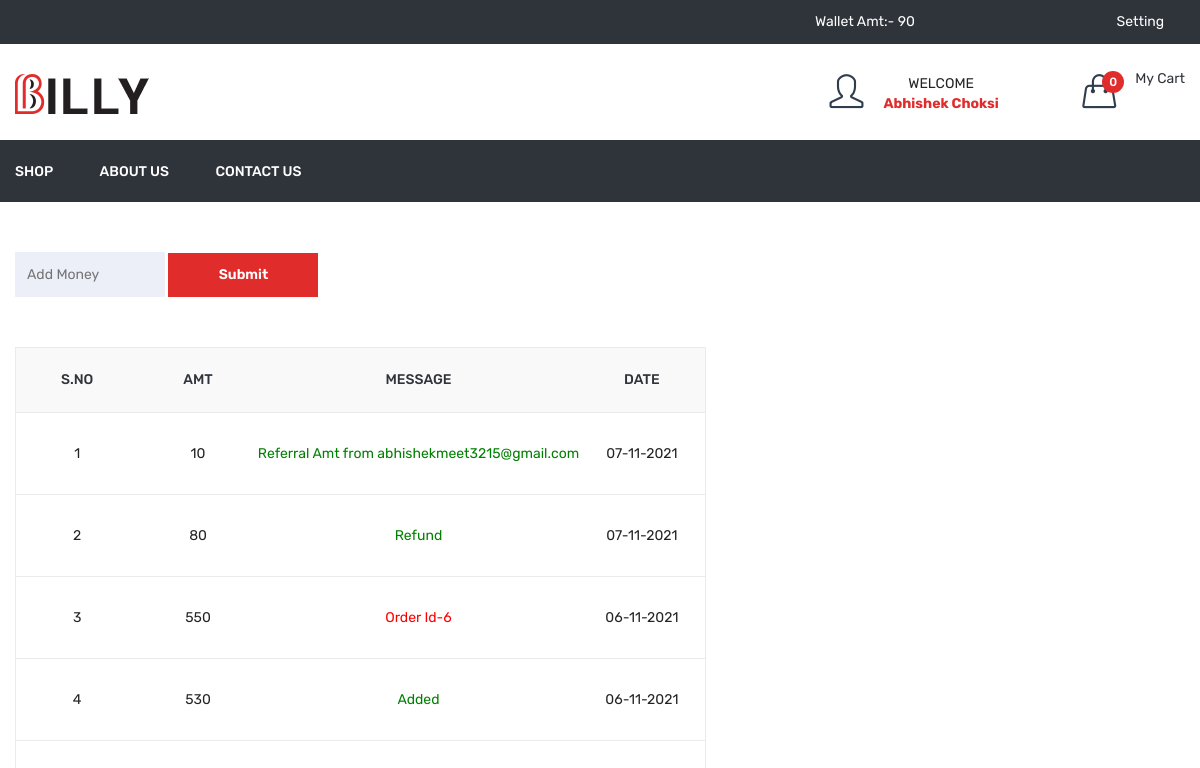
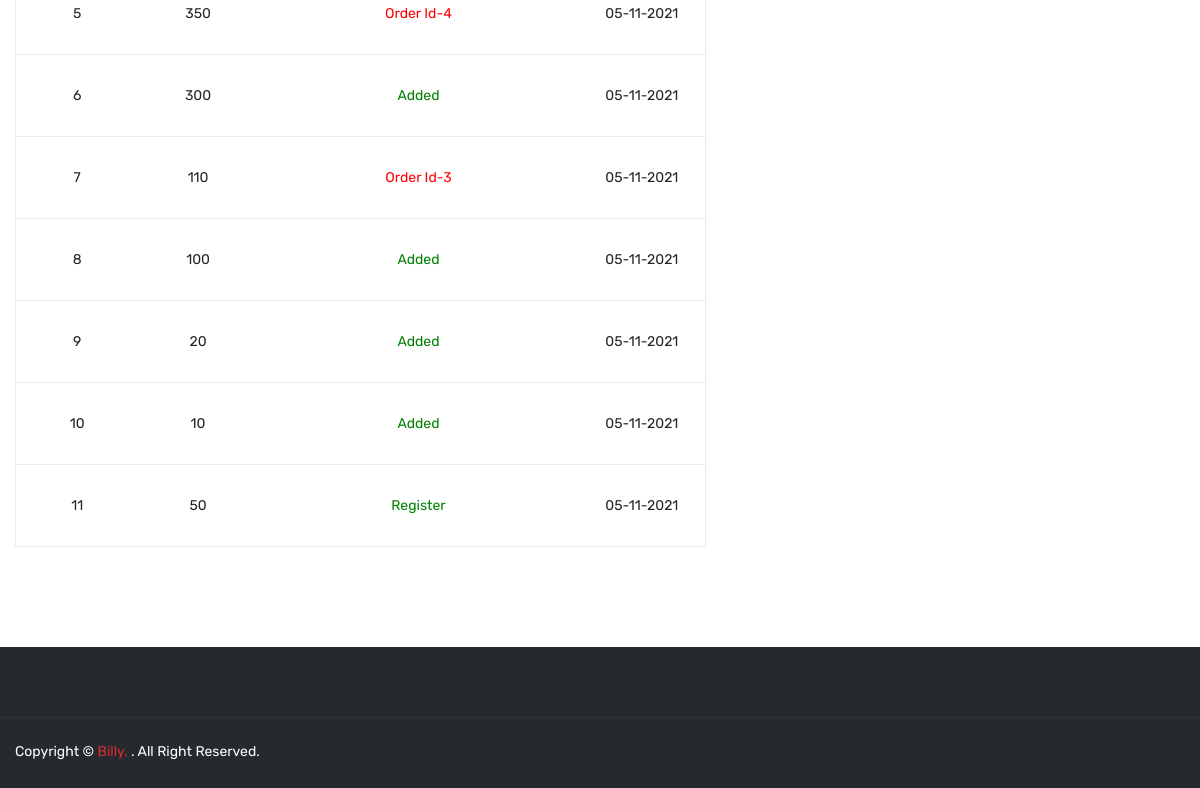
/wallet.php (signed in), run on an earlier commit of the app's database (2 pictures, top to bottom).
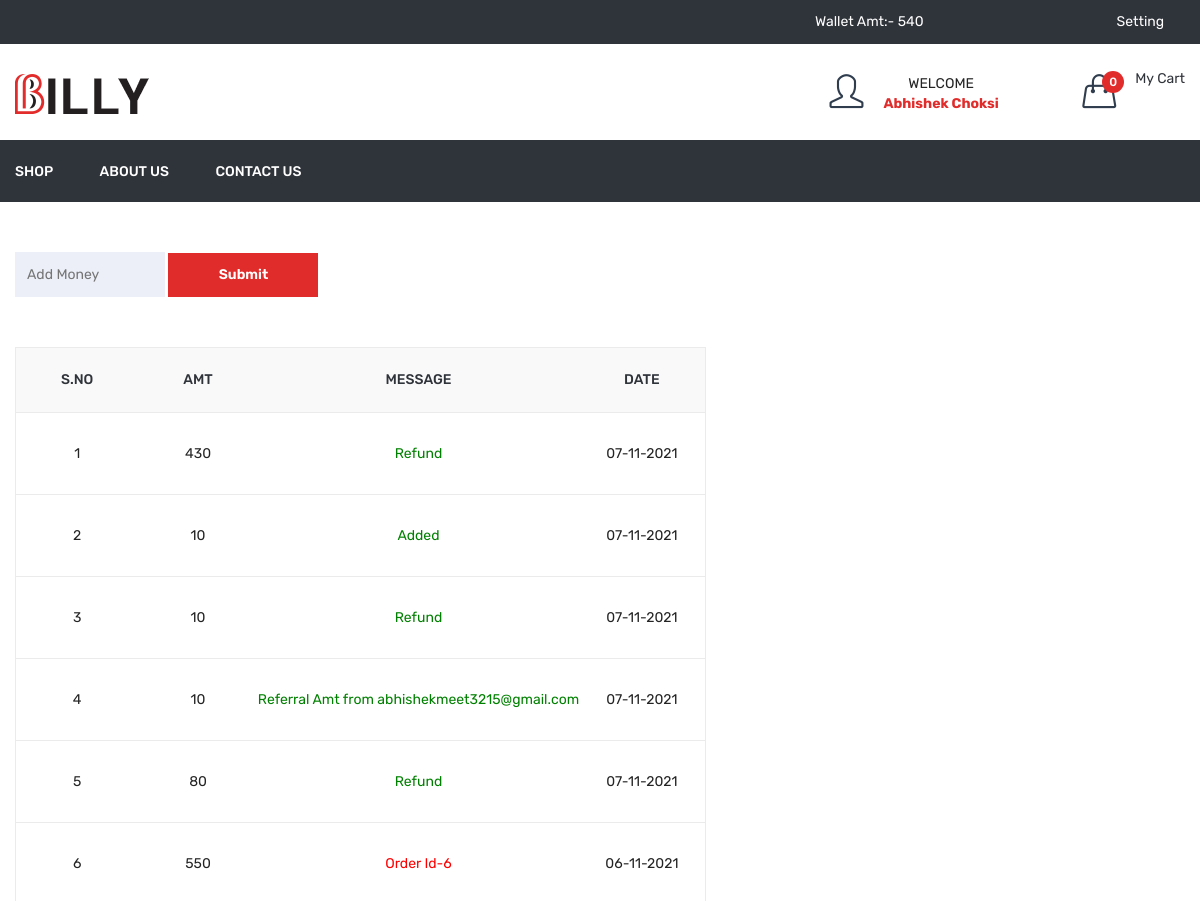
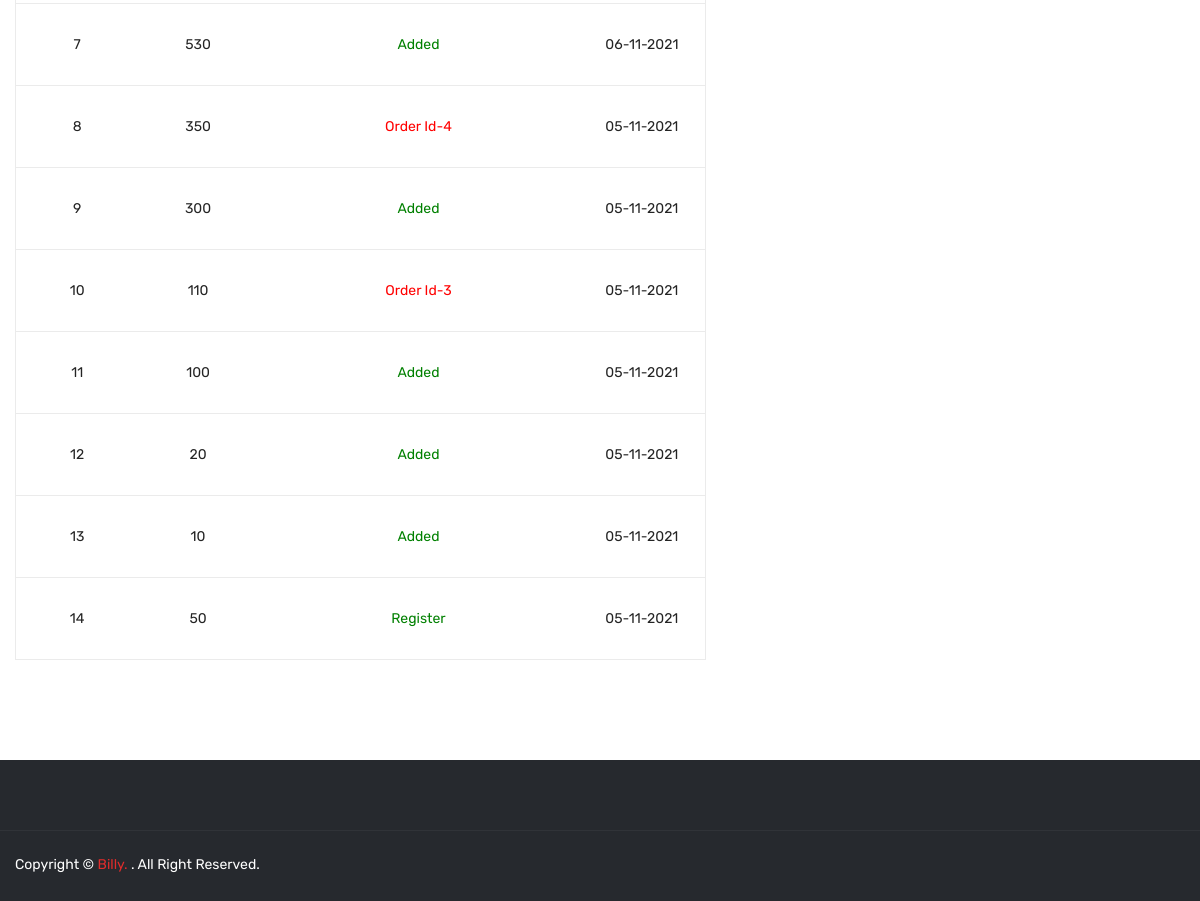
And on a later commit of the database (2 pictures, top to bottom).
### tables this page shows
CREATE TABLE IF NOT EXISTS `wallet` (
  `id` int NOT NULL AUTO_INCREMENT,
  `user_id` int NOT NULL,
  `amt` int NOT NULL,
  `msg` varchar(255) NOT NULL,
  `type` enum('in','out') NOT NULL,
  `payment_id` varchar(100) NOT NULL,
  `added_on` datetime NOT NULL,
  PRIMARY KEY (`id`)
);

### function.inc.php (called while the page is built, shortened)
<?php
function getUserCart()
{
  global $con;
  $arr = array();
  $id = $_SESSION['FOOD_USER_ID'];
  $res = mysqli_query($con, "select * from dish_cart where user_id='$id'");
  return $arr;
}
function getcartTotalPrice()
{
  $cartArr = getUserFullCart();
  $totalPrice = 0;
  return $totalPrice;
}
function getUserFullCart($attr_id = '')
{
  $cartArr = array();
  if (isset($_SESSION['FOOD_USER_ID'])) {
    $getUserCart = getUserCart();
    $cartArr = array();
  }
  if ($attr_id != '') {
    return $cartArr[$attr_id]['qty'];
  } else {
    return $cartArr;
  }
}
function getWallet($uid)
{
  global $con;
  $sql = "select * from wallet where user_id='$uid' order by id desc";
  $res = mysqli_query($con, $sql);
  $arr = array();
  while ($row = mysqli_fetch_assoc($res)) {
    $arr[] = $row;
  }
  return $arr;
}
function getWalletAmt($uid)
{
  global $con;
  $sql = "select * from wallet where user_id='$uid'";
  $res = mysqli_query($con, $sql);
  $in = 0;
  $out = 0;
  while ($row = mysqli_fetch_assoc($res)) {
    if ($row['type'] == 'in') {
      $in = $in + $row['amt'];
    }
    if ($row['type'] == 'out') {
      $out = $out + $row['amt'];
    }
  }
  return $in - $out;
}
?>

### wallet.php (the view, shortened to what this page needs)
<?php
include("header.php");
?>
<div class="cart-main-area pt-50 pb-100">
	<div class="container">
		<div class="row">
			<div class="col-lg-12 col-md-12 col-sm-12 col-12">
				<div id="add_money_box">
					<form method="post" id="frmAddMoney">
						<input type="number" placeholder="Add Money" name="amt" class="w150" required />
						<input type="submit" class="btn w150" name="add_money" />
					</form>
				</div>
				<?php
				$getWallet = getWallet($_SESSION['FOOD_USER_ID']);
				?>
				<div class="table-content table-responsive">
					<table>
						<thead>
							<tr>
								<th>S.No</th>
								<th>Amt</th>
								<th>Message</th>
								<th>Date</th>
							</tr>
						</thead>
						<tbody>
							<?php
							$kk = 1;
							foreach ($getWallet as $list) { ?>
								<tr class="wallet_loop">
									<td><?php echo $kk ?></td>
									<td><?php echo $list['amt'] ?></td>
									<td>
										<span class="<?php echo $list['type'] ?>">
											<?php echo $list['msg'] ?>
										</span>
									</td>
									<td>
										<?php
										$dateStr = strtotime($list['added_on']);
										echo date('d-m-Y', $dateStr);
										?>
									</td>
								</tr>
							<?php
								$kk++;
							} ?>
						</tbody>
					</table>
				</div>
			</div>
		</div>
	</div>
</div>
<?php
include("footer.php");
?>

### header.php (shortened to what this page needs)
<?php
include('database.inc.php');
include('function.inc.php');
$cartArr = getUserFullCart();
$totalPrice=getcartTotalPrice();
$totalCartDish = count($cartArr);
$getWalletAmt=0;
if(isset($_SESSION['FOOD_USER_ID'])){
	$getWalletAmt=getWalletAmt($_SESSION['FOOD_USER_ID']);
}
?>
<!doctype html>
<html class="no-js" lang="zxx">
<head>
    <link rel="stylesheet" href="<?php echo FRONT_SITE_PATH ?>assets/css/bootstrap.min.css">
    <link rel="stylesheet" href="<?php echo FRONT_SITE_PATH ?>assets/css/animate.css">
    <link rel="stylesheet" href="<?php echo FRONT_SITE_PATH ?>assets/css/owl.carousel.min.css">
    <link rel="stylesheet" href="<?php echo FRONT_SITE_PATH ?>assets/css/slick.css">
    <link rel="stylesheet" href="<?php echo FRONT_SITE_PATH ?>assets/css/chosen.min.css">
    <link rel="stylesheet" href="<?php echo FRONT_SITE_PATH ?>assets/css/ionicons.min.css">
    <link rel="stylesheet" href="<?php echo FRONT_SITE_PATH ?>assets/css/font-awesome.min.css">
    <link rel="stylesheet" href="<?php echo FRONT_SITE_PATH ?>assets/css/simple-line-icons.css">
    <link rel="stylesheet" href="<?php echo FRONT_SITE_PATH ?>assets/css/jquery-ui.css">
    <link rel="stylesheet" href="<?php echo FRONT_SITE_PATH ?>assets/css/meanmenu.min.css">
    <link rel="stylesheet" href="<?php echo FRONT_SITE_PATH ?>assets/css/style.css">
    <link rel="stylesheet" href="<?php echo FRONT_SITE_PATH ?>assets/css/responsive.css">
</head>
<body>
    <header class="header-area">
        <div class="header-top black-bg">
            <div class="container">
                <div class="row">
                    <div class="col-lg-8 col-md-4 col-12 col-sm-4">
                    </div>
                    <div class="col-lg-2 col-md-4 col-12 col-sm-4">
							<?php
								if(isset($_SESSION['FOOD_USER_NAME'])){
								?>
							<div id="wallet_top_box">
								<a href="<?php echo FRONT_SITE_PATH?>wallet" style="color:#fff;">
									Wallet Amt:- <?php echo $getWalletAmt?>
								</a>
							</div>
								<?php  } ?>
						</div>
                    <?php
                    if (isset($_SESSION['FOOD_USER_NAME'])) { ?>
                        <div class="col-lg-2 col-md-8 col-12 col-sm-8">
                            <div class="account-curr-lang-wrap f-right">
                                <ul>
                                    <li class="top-hover"><a href="#">Setting <i class="ion-chevron-down"></i></a>
                                    </li>
                                </ul>
                            </div>
                        </div>
                    <?php } else {
                        echo "<br>";
                    } ?>
                </div>
            </div>
        </div>
        <div class="header-middle">
            <div class="container">
                <div class="row">
                    <div class="col-lg-3 col-md-4 col-12 col-sm-4">
                        <div class="logo">
                            <a href="<?php echo FRONT_SITE_PATH ?>index">
                                <img alt="" src="<?php echo FRONT_SITE_PATH ?>assets/img/logo/logo.png">
                            </a>
                        </div>
                    </div>
                    <div class="col-lg-9 col-md-8 col-12 col-sm-8">
                        <div class="header-middle-right f-right">
                            <div class="header-login">
                                    <div class="header-icon-style">
                                        <i class="icon-user icons"></i>
                                    </div>
                                    <div class="login-text-content">
                                        <?php
                                        if (isset($_SESSION['FOOD_USER_NAME'])) {
                                            echo '<center>WELCOME<div style="color:#e02c2b;font-weight: bold;">' . $_SESSION['FOOD_USER_NAME'] . '</div></center>';
                                        } else {
                                        ?>
                                            <p>Register <br> or <span>Sign in</span></p>
                                        <?php } ?>
                                    </div>
                            </div>
                            <div class="header-wishlist">
                            </div>
                            <div class="header-cart">
                                <a href="#">
                                    <div class="header-icon-style">
                                        <i class="icon-handbag icons"></i>
                                        <span class="count-style" id="totalCartDish"><?php echo $totalCartDish; ?></span>
                                    </div>
                                    <div class="cart-text">
                                        <span class="digit">My Cart</span>
                                    </div>
                                </a>
                            </div>
                        </div>
                    </div>
                </div>
            </div>
        </div>
        <div class="header-bottom transparent-bar black-bg">
            <div class="container">
                <div class="row">
                    <div class="col-lg-12 col-md-12 col-12">
                        <div class="main-menu">
                            <nav>
                                <ul>
                                    <li><a href="<?php echo FRONT_SITE_PATH ?>shop">Shop</a></li>
                                    <li><a href="<?php echo FRONT_SITE_PATH ?>about-us">About us</a></li>
                                    <li><a href="<?php echo FRONT_SITE_PATH ?>contact-us">contact us</a></li>
                                </ul>
                            </nav>
                        </div>
                    </div>
                </div>
            </div>
        </div>
    </header>

### footer.php (shortened to what this page needs)
<div class="footer-area black-bg-2 pt-70">
            <div class="footer-bottom-area border-top-4">
                <div class="container">
                    <div class="row">
                        <div class="col-lg-6 col-md-6 col-sm-7">
                            <div class="copyright">
                                <p>Copyright © <a href="#">Billy.</a> . All Right Reserved.</p>
                            </div>
                        </div>
                        <div class="col-lg-6 col-md-6 col-sm-5">
                            <div class="footer-social">
                                <ul>
                                    <li><a href="#"><i class="ion-social-facebook"></i></a></li>
                                    <li><a href="#"><i class="ion-social-twitter"></i></a></li>
                                    <li><a href="#"><i class="ion-social-instagram-outline"></i></a></li>
                                    <li><a href="#"><i class="ion-social-googleplus-outline"></i></a></li>
                                    <li><a href="#"><i class="ion-social-rss"></i></a></li>
                                    <li><a href="#"><i class="ion-social-dribbble-outline"></i></a></li>
                                </ul>
                            </div>
                        </div>
                    </div>
                </div>
            </div>
        </div>
    </body>
</html>

What changed in the data, as far as the page shows it:
added wallet: amt "430", msg "Refund", added_on "07-11-2021"
added wallet: amt "10", msg "Added", added_on "07-11-2021"
added wallet: amt "10", msg "Refund", added_on "07-11-2021"
Also different on the page:
$getWalletAmt: "90" → "540"
